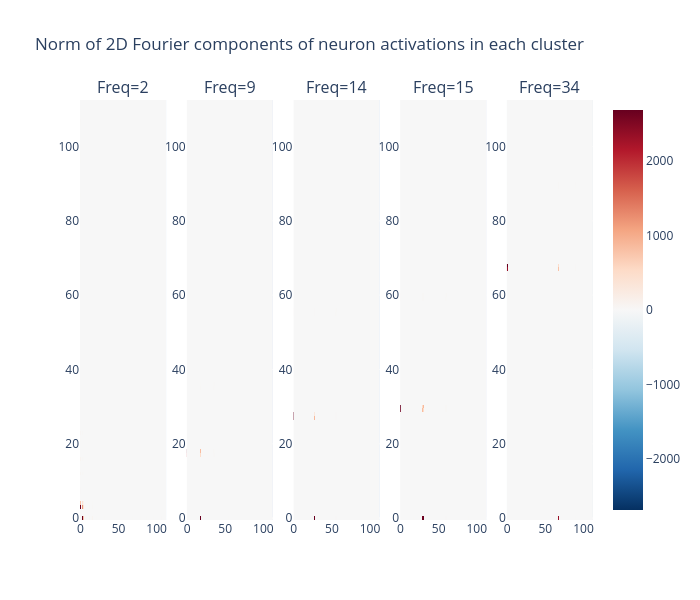

Notebook source saved alongside this figure:
### Markdown cell above
## Visualize Fourier Components by Neuron Cluster

### Code cell
# Plot Fourier norms for each cluster separately
fourier_norms_in_each_cluster = []
for freq in key_freqs:
    fourier_norms_in_each_cluster.append(
        einops.reduce(
            neuron_acts_centered_fourier.pow(2)[..., neuron_freqs_clustered == freq],
            "batch_y batch_x neuron -> batch_y batch_x",
            "mean",
        )
    )

imshow_fourier(
    t.stack(fourier_norms_in_each_cluster),
    title="Norm of 2D Fourier components of neuron activations in each cluster",
    facet_col=0,
    facet_labels=[f"Freq={freq.item()}" for freq in key_freqs],
)

### Figure 1 — Plotly figure (JSON) as saved in the notebook; plotly's stock layout.template omitted (floating-point values rounded to 4 significant figures; data arrays with more than 128 entries replaced by an {"elided": "..."} marker saying what was removed)
{"data": [{"colorscale": [[0, "rgb(5,48,97)"], [0.1, "rgb(33,102,172)"], [0.2, "rgb(67,147,195)"], [0.3, "rgb(146,197,222)"], [0.4, "rgb(209,229,240)"], [0.5, "rgb(247,247,247)"], [0.6, "rgb(253,219,199)"], [0.7, "rgb(244,165,130)"], [0.8, "rgb(214,96,77)"], [0.9, "rgb(178,24,43)"], [1, "rgb(103,0,31)"]], "showscale": false, "type": "heatmap", "xaxis": "x", "yaxis": "y", "z": {"elided": "113x113 float values"}, "zmid": 0}, {"colorscale": [[0, "rgb(5,48,97)"], [0.1, "rgb(33,102,172)"], [0.2, "rgb(67,147,195)"], [0.3, "rgb(146,197,222)"], [0.4, "rgb(209,229,240)"], [0.5, "rgb(247,247,247)"], [0.6, "rgb(253,219,199)"], [0.7, "rgb(244,165,130)"], [0.8, "rgb(214,96,77)"], [0.9, "rgb(178,24,43)"], [1, "rgb(103,0,31)"]], "showscale": false, "type": "heatmap", "xaxis": "x2", "yaxis": "y2", "z": {"elided": "113x113 float values"}, "zmid": 0}, {"colorscale": [[0, "rgb(5,48,97)"], [0.1, "rgb(33,102,172)"], [0.2, "rgb(67,147,195)"], [0.3, "rgb(146,197,222)"], [0.4, "rgb(209,229,240)"], [0.5, "rgb(247,247,247)"], [0.6, "rgb(253,219,199)"], [0.7, "rgb(244,165,130)"], [0.8, "rgb(214,96,77)"], [0.9, "rgb(178,24,43)"], [1, "rgb(103,0,31)"]], "showscale": false, "type": "heatmap", "xaxis": "x3", "yaxis": "y3", "z": {"elided": "113x113 float values"}, "zmid": 0}, {"colorscale": [[0, "rgb(5,48,97)"], [0.1, "rgb(33,102,172)"], [0.2, "rgb(67,147,195)"], [0.3, "rgb(146,197,222)"], [0.4, "rgb(209,229,240)"], [0.5, "rgb(247,247,247)"], [0.6, "rgb(253,219,199)"], [0.7, "rgb(244,165,130)"], [0.8, "rgb(214,96,77)"], [0.9, "rgb(178,24,43)"], [1, "rgb(103,0,31)"]], "showscale": false, "type": "heatmap", "xaxis": "x4", "yaxis": "y4", "z": {"elided": "113x113 float values"}, "zmid": 0}, {"colorscale": [[0, "rgb(5,48,97)"], [0.1, "rgb(33,102,172)"], [0.2, "rgb(67,147,195)"], [0.3, "rgb(146,197,222)"], [0.4, "rgb(209,229,240)"], [0.5, "rgb(247,247,247)"], [0.6, "rgb(253,219,199)"], [0.7, "rgb(244,165,130)"], [0.8, "rgb(214,96,77)"], [0.9, "rgb(178,24,43)"], [1, "rgb(103,0,31)"]], "showscale": true, "type": "heatmap", "xaxis": "x5", "yaxis": "y5", "z": {"elided": "113x113 float values"}, "zmid": 0}], "layout": {"annotations": [{"font": {"size": 16}, "showarrow": false, "text": "Freq=2", "x": 0.084, "xanchor": "center", "xref": "paper", "y": 1, "yanchor": "bottom", "yref": "paper"}, {"font": {"size": 16}, "showarrow": false, "text": "Freq=9", "x": 0.292, "xanchor": "center", "xref": "paper", "y": 1, "yanchor": "bottom", "yref": "paper"}, {"font": {"size": 16}, "showarrow": false, "text": "Freq=14", "x": 0.5, "xanchor": "center", "xref": "paper", "y": 1, "yanchor": "bottom", "yref": "paper"}, {"font": {"size": 16}, "showarrow": false, "text": "Freq=15", "x": 0.708, "xanchor": "center", "xref": "paper", "y": 1, "yanchor": "bottom", "yref": "paper"}, {"font": {"size": 16}, "showarrow": false, "text": "Freq=34", "x": 0.916, "xanchor": "center", "xref": "paper", "y": 1, "yanchor": "bottom", "yref": "paper"}], "height": 600, "title": {"text": "Norm of 2D Fourier components of neuron activations in each cluster"}, "width": 700, "xaxis": {"anchor": "y", "domain": [0, 0.168]}, "xaxis2": {"anchor": "y2", "domain": [0.208, 0.376]}, "xaxis3": {"anchor": "y3", "domain": [0.416, 0.584]}, "xaxis4": {"anchor": "y4", "domain": [0.624, 0.792]}, "xaxis5": {"anchor": "y5", "domain": [0.832, 1]}, "yaxis": {"anchor": "x", "domain": [0, 1]}, "yaxis2": {"anchor": "x2", "domain": [0, 1]}, "yaxis3": {"anchor": "x3", "domain": [0, 1]}, "yaxis4": {"anchor": "x4", "domain": [0, 1]}, "yaxis5": {"anchor": "x5", "domain": [0, 1]}}}
